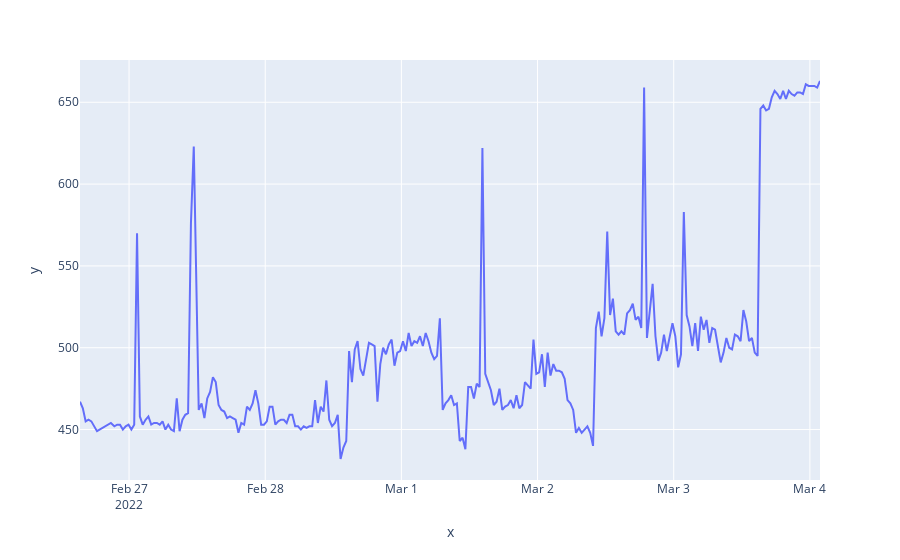

The notebook cell saved with this chart:
### Code cell
from plotly import express as xp

xp.line(df, x=counts.index, y=counts.error)

### Figure 1 — Plotly figure (JSON) as saved in the notebook; plotly's stock layout.template omitted (floating-point values rounded to 4 significant figures; data arrays with more than 128 entries replaced by an {"elided": "..."} marker saying what was removed)
{"data": [{"hovertemplate": "x=%{x}<br>y=%{y}<extra></extra>", "legendgroup": "", "line": {"color": "#636efa", "dash": "solid"}, "marker": {"symbol": "circle"}, "mode": "lines", "name": "", "orientation": "v", "showlegend": false, "type": "scatter", "x": {"elided": "257 str values"}, "xaxis": "x", "y": {"elided": "257 int values"}, "yaxis": "y"}], "layout": {"autosize": true, "legend": {"tracegroupgap": 0}, "margin": {"t": 60}, "xaxis": {"anchor": "y", "autorange": true, "domain": [0, 1], "range": ["2022-02-26 15:21:11.4579", "2022-03-04 01:47:01.1855"], "title": {"text": "x"}, "type": "date"}, "yaxis": {"anchor": "x", "autorange": true, "domain": [0, 1], "range": [419.2, 675.8], "title": {"text": "y"}, "type": "linear"}}}
